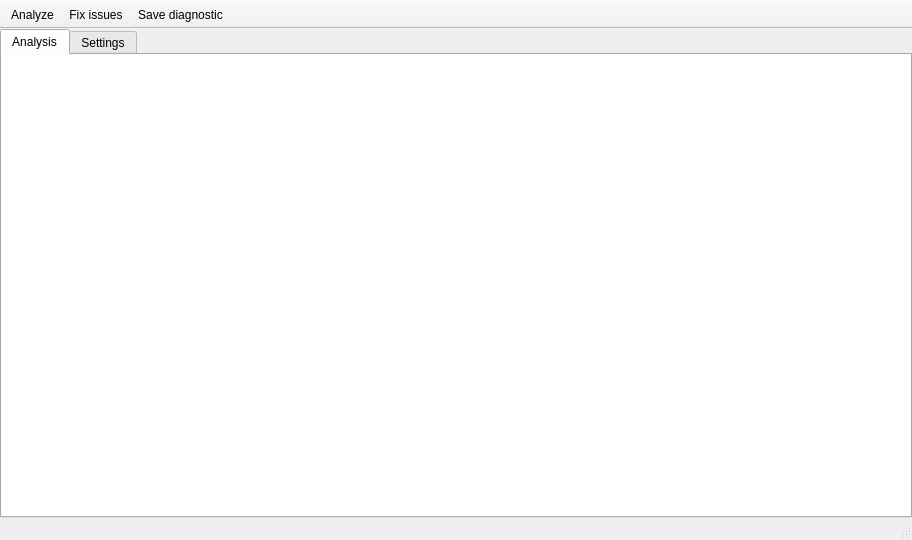
<?xml version="1.0" encoding="UTF-8"?>
<ui version="4.0">
 <class>MainWindow</class>
 <widget class="QMainWindow" name="MainWindow">
  <property name="geometry">
   <rect>
    <x>0</x>
    <y>0</y>
    <width>912</width>
    <height>540</height>
   </rect>
  </property>
  <property name="windowTitle">
   <string>Grid Analysis Dialog</string>
  </property>
  <property name="windowIcon">
   <iconset resource="icons.qrc">
    <normaloff>:/icons/icons/inputs_analysis 2.png</normaloff>:/icons/icons/inputs_analysis 2.png</iconset>
  </property>
  <widget class="QWidget" name="centralwidget">
   <layout class="QVBoxLayout" name="verticalLayout_2">
    <property name="leftMargin">
     <number>0</number>
    </property>
    <property name="topMargin">
     <number>0</number>
    </property>
    <property name="rightMargin">
     <number>0</number>
    </property>
    <property name="bottomMargin">
     <number>0</number>
    </property>
    <item>
     <widget class="QTabWidget" name="tabWidget">
      <property name="currentIndex">
       <number>0</number>
      </property>
      <widget class="QWidget" name="tab">
       <attribute name="icon">
        <iconset resource="icons.qrc">
         <normaloff>:/icons/icons/inputs_analysis 2.png</normaloff>:/icons/icons/inputs_analysis 2.png</iconset>
       </attribute>
       <attribute name="title">
        <string>Analysis</string>
       </attribute>
       <layout class="QVBoxLayout" name="verticalLayout">
        <property name="leftMargin">
         <number>0</number>
        </property>
        <property name="topMargin">
         <number>0</number>
        </property>
        <property name="rightMargin">
         <number>0</number>
        </property>
        <property name="bottomMargin">
         <number>0</number>
        </property>
        <item>
         <widget class="QTreeView" name="logsTreeView">
          <property name="frameShape">
           <enum>QFrame::NoFrame</enum>
          </property>
         </widget>
        </item>
       </layout>
      </widget>
      <widget class="QWidget" name="tab_2">
       <attribute name="icon">
        <iconset resource="icons.qrc">
         <normaloff>:/icons/icons/gear.png</normaloff>:/icons/icons/gear.png</iconset>
       </attribute>
       <attribute name="title">
        <string>Settings</string>
       </attribute>
       <layout class="QHBoxLayout" name="horizontalLayout">
        <item>
         <widget class="QFrame" name="frame">
          <property name="maximumSize">
           <size>
            <width>400</width>
            <height>16777215</height>
           </size>
          </property>
          <property name="frameShape">
           <enum>QFrame::NoFrame</enum>
          </property>
          <property name="frameShadow">
           <enum>QFrame::Raised</enum>
          </property>
          <layout class="QGridLayout" name="gridLayout">
           <item row="3" column="0">
            <widget class="QLabel" name="label_4">
             <property name="palette">
              <palette>
               <active>
                <colorrole role="WindowText">
                 <brush brushstyle="SolidPattern">
                  <color alpha="255">
                   <red>119</red>
                   <green>118</green>
                   <blue>123</blue>
                  </color>
                 </brush>
                </colorrole>
                <colorrole role="Text">
                 <brush brushstyle="SolidPattern">
                  <color alpha="255">
                   <red>119</red>
                   <green>118</green>
                   <blue>123</blue>
                  </color>
                 </brush>
                </colorrole>
                <colorrole role="ButtonText">
                 <brush brushstyle="SolidPattern">
                  <color alpha="255">
                   <red>119</red>
                   <green>118</green>
                   <blue>123</blue>
                  </color>
                 </brush>
                </colorrole>
               </active>
               <inactive>
                <colorrole role="WindowText">
                 <brush brushstyle="SolidPattern">
                  <color alpha="255">
                   <red>0</red>
                   <green>0</green>
                   <blue>0</blue>
                  </color>
                 </brush>
                </colorrole>
                <colorrole role="Text">
                 <brush brushstyle="SolidPattern">
                  <color alpha="255">
                   <red>0</red>
                   <green>0</green>
                   <blue>0</blue>
                  </color>
                 </brush>
                </colorrole>
                <colorrole role="ButtonText">
                 <brush brushstyle="SolidPattern">
                  <color alpha="255">
                   <red>0</red>
                   <green>0</green>
                   <blue>0</blue>
                  </color>
                 </brush>
                </colorrole>
               </inactive>
               <disabled>
                <colorrole role="WindowText">
                 <brush brushstyle="SolidPattern">
                  <color alpha="255">
                   <red>190</red>
                   <green>190</green>
                   <blue>190</blue>
                  </color>
                 </brush>
                </colorrole>
                <colorrole role="Text">
                 <brush brushstyle="SolidPattern">
                  <color alpha="255">
                   <red>190</red>
                   <green>190</green>
                   <blue>190</blue>
                  </color>
                 </brush>
                </colorrole>
                <colorrole role="ButtonText">
                 <brush brushstyle="SolidPattern">
                  <color alpha="255">
                   <red>190</red>
                   <green>190</green>
                   <blue>190</blue>
                  </color>
                 </brush>
                </colorrole>
               </disabled>
              </palette>
             </property>
             <property name="font">
              <font>
               <pointsize>14</pointsize>
               <bold>true</bold>
              </font>
             </property>
             <property name="text">
              <string>Transformers</string>
             </property>
            </widget>
           </item>
           <item row="11" column="0">
            <widget class="QLabel" name="label_5">
             <property name="toolTip">
              <string>VCC: Short circuit voltage from the short circuit study</string>
             </property>
             <property name="text">
              <string>VCC </string>
             </property>
            </widget>
           </item>
           <item row="11" column="2">
            <widget class="QDoubleSpinBox" name="transformerVccMaxSpinBox">
             <property name="suffix">
              <string> %</string>
             </property>
             <property name="decimals">
              <number>1</number>
             </property>
             <property name="value">
              <double>20.000000000000000</double>
             </property>
            </widget>
           </item>
           <item row="1" column="0">
            <widget class="QLabel" name="label">
             <property name="text">
              <string>Voltage set point</string>
             </property>
            </widget>
           </item>
           <item row="9" column="1" colspan="2">
            <widget class="QDoubleSpinBox" name="virtualTapToleranceSpinBox">
             <property name="toolTip">
              <string>This is the tolerance for the difference between a transformer winding nominal voltage and the nominal voltage of the bus it is connected to.</string>
             </property>
             <property name="suffix">
              <string> %</string>
             </property>
             <property name="decimals">
              <number>1</number>
             </property>
             <property name="maximum">
              <double>9999.000000000000000</double>
             </property>
             <property name="value">
              <double>10.000000000000000</double>
             </property>
            </widget>
           </item>
           <item row="7" column="0">
            <widget class="QLabel" name="label_3">
             <property name="text">
              <string>Tap angles</string>
             </property>
            </widget>
           </item>
           <item row="0" column="0">
            <widget class="QLabel" name="label_12">
             <property name="palette">
              <palette>
               <active>
                <colorrole role="WindowText">
                 <brush brushstyle="SolidPattern">
                  <color alpha="255">
                   <red>119</red>
                   <green>118</green>
                   <blue>123</blue>
                  </color>
                 </brush>
                </colorrole>
                <colorrole role="Text">
                 <brush brushstyle="SolidPattern">
                  <color alpha="255">
                   <red>119</red>
                   <green>118</green>
                   <blue>123</blue>
                  </color>
                 </brush>
                </colorrole>
                <colorrole role="ButtonText">
                 <brush brushstyle="SolidPattern">
                  <color alpha="255">
                   <red>119</red>
                   <green>118</green>
                   <blue>123</blue>
                  </color>
                 </brush>
                </colorrole>
               </active>
               <inactive>
                <colorrole role="WindowText">
                 <brush brushstyle="SolidPattern">
                  <color alpha="255">
                   <red>0</red>
                   <green>0</green>
                   <blue>0</blue>
                  </color>
                 </brush>
                </colorrole>
                <colorrole role="Text">
                 <brush brushstyle="SolidPattern">
                  <color alpha="255">
                   <red>0</red>
                   <green>0</green>
                   <blue>0</blue>
                  </color>
                 </brush>
                </colorrole>
                <colorrole role="ButtonText">
                 <brush brushstyle="SolidPattern">
                  <color alpha="255">
                   <red>0</red>
                   <green>0</green>
                   <blue>0</blue>
                  </color>
                 </brush>
                </colorrole>
               </inactive>
               <disabled>
                <colorrole role="WindowText">
                 <brush brushstyle="SolidPattern">
                  <color alpha="255">
                   <red>190</red>
                   <green>190</green>
                   <blue>190</blue>
                  </color>
                 </brush>
                </colorrole>
                <colorrole role="Text">
                 <brush brushstyle="SolidPattern">
                  <color alpha="255">
                   <red>190</red>
                   <green>190</green>
                   <blue>190</blue>
                  </color>
                 </brush>
                </colorrole>
                <colorrole role="ButtonText">
                 <brush brushstyle="SolidPattern">
                  <color alpha="255">
                   <red>190</red>
                   <green>190</green>
                   <blue>190</blue>
                  </color>
                 </brush>
                </colorrole>
               </disabled>
              </palette>
             </property>
             <property name="font">
              <font>
               <pointsize>14</pointsize>
               <bold>true</bold>
              </font>
             </property>
             <property name="text">
              <string>Generators</string>
             </property>
            </widget>
           </item>
           <item row="2" column="0">
            <widget class="QLabel" name="label_11">
             <property name="text">
              <string/>
             </property>
            </widget>
           </item>
           <item row="15" column="1" colspan="2">
            <spacer name="verticalSpacer">
             <property name="orientation">
              <enum>Qt::Vertical</enum>
             </property>
             <property name="sizeHint" stdset="0">
              <size>
               <width>20</width>
               <height>94</height>
              </size>
             </property>
            </spacer>
           </item>
           <item row="7" column="2">
            <widget class="QDoubleSpinBox" name="transformerTapAngleMaxSpinBox">
             <property name="minimum">
              <double>-99.000000000000000</double>
             </property>
             <property name="value">
              <double>3.140000000000000</double>
             </property>
            </widget>
           </item>
           <item row="7" column="1">
            <widget class="QDoubleSpinBox" name="transformerTapAngleMinSpinBox">
             <property name="minimum">
              <double>-99999.000000000000000</double>
             </property>
             <property name="maximum">
              <double>99999.000000000000000</double>
             </property>
             <property name="value">
              <double>-3.140000000000000</double>
             </property>
            </widget>
           </item>
           <item row="5" column="0">
            <widget class="QLabel" name="label_2">
             <property name="text">
              <string>Tap module</string>
             </property>
            </widget>
           </item>
           <item row="14" column="0">
            <widget class="QLabel" name="label_15">
             <property name="toolTip">
              <string>Percentual difference between the nominal voltages at both sides of a line</string>
             </property>
             <property name="text">
              <string>Vnom difference</string>
             </property>
            </widget>
           </item>
           <item row="5" column="1">
            <widget class="QDoubleSpinBox" name="transformerTapModuleMinSpinBox">
             <property name="value">
              <double>0.950000000000000</double>
             </property>
            </widget>
           </item>
           <item row="14" column="1" colspan="2">
            <widget class="QDoubleSpinBox" name="lineNominalVoltageToleranceSpinBox">
             <property name="toolTip">
              <string>Percentual difference between the nominal voltages at both sides of a line</string>
             </property>
             <property name="suffix">
              <string> %</string>
             </property>
             <property name="decimals">
              <number>1</number>
             </property>
             <property name="maximum">
              <double>9999.000000000000000</double>
             </property>
             <property name="value">
              <double>10.000000000000000</double>
             </property>
            </widget>
           </item>
           <item row="12" column="1">
            <widget class="QLabel" name="label_13">
             <property name="text">
              <string/>
             </property>
            </widget>
           </item>
           <item row="13" column="0">
            <widget class="QLabel" name="label_14">
             <property name="palette">
              <palette>
               <active>
                <colorrole role="WindowText">
                 <brush brushstyle="SolidPattern">
                  <color alpha="255">
                   <red>119</red>
                   <green>118</green>
                   <blue>123</blue>
                  </color>
                 </brush>
                </colorrole>
                <colorrole role="Text">
                 <brush brushstyle="SolidPattern">
                  <color alpha="255">
                   <red>119</red>
                   <green>118</green>
                   <blue>123</blue>
                  </color>
                 </brush>
                </colorrole>
                <colorrole role="ButtonText">
                 <brush brushstyle="SolidPattern">
                  <color alpha="255">
                   <red>119</red>
                   <green>118</green>
                   <blue>123</blue>
                  </color>
                 </brush>
                </colorrole>
               </active>
               <inactive>
                <colorrole role="WindowText">
                 <brush brushstyle="SolidPattern">
                  <color alpha="255">
                   <red>0</red>
                   <green>0</green>
                   <blue>0</blue>
                  </color>
                 </brush>
                </colorrole>
                <colorrole role="Text">
                 <brush brushstyle="SolidPattern">
                  <color alpha="255">
                   <red>0</red>
                   <green>0</green>
                   <blue>0</blue>
                  </color>
                 </brush>
                </colorrole>
                <colorrole role="ButtonText">
                 <brush brushstyle="SolidPattern">
                  <color alpha="255">
                   <red>0</red>
                   <green>0</green>
                   <blue>0</blue>
                  </color>
                 </brush>
                </colorrole>
               </inactive>
               <disabled>
                <colorrole role="WindowText">
                 <brush brushstyle="SolidPattern">
                  <color alpha="255">
                   <red>190</red>
                   <green>190</green>
                   <blue>190</blue>
                  </color>
                 </brush>
                </colorrole>
                <colorrole role="Text">
                 <brush brushstyle="SolidPattern">
                  <color alpha="255">
                   <red>190</red>
                   <green>190</green>
                   <blue>190</blue>
                  </color>
                 </brush>
                </colorrole>
                <colorrole role="ButtonText">
                 <brush brushstyle="SolidPattern">
                  <color alpha="255">
                   <red>190</red>
                   <green>190</green>
                   <blue>190</blue>
                  </color>
                 </brush>
                </colorrole>
               </disabled>
              </palette>
             </property>
             <property name="font">
              <font>
               <pointsize>14</pointsize>
               <bold>true</bold>
              </font>
             </property>
             <property name="text">
              <string>Lines</string>
             </property>
            </widget>
           </item>
           <item row="9" column="0">
            <widget class="QLabel" name="label_6">
             <property name="text">
              <string>Virtual tap tolerance</string>
             </property>
            </widget>
           </item>
           <item row="1" column="2">
            <widget class="QDoubleSpinBox" name="genVsetMaxSpinBox">
             <property name="value">
              <double>1.050000000000000</double>
             </property>
            </widget>
           </item>
           <item row="11" column="1">
            <widget class="QDoubleSpinBox" name="transformerVccMinSpinBox">
             <property name="suffix">
              <string> %</string>
             </property>
             <property name="decimals">
              <number>1</number>
             </property>
             <property name="minimum">
              <double>0.000000000000000</double>
             </property>
             <property name="maximum">
              <double>100.000000000000000</double>
             </property>
             <property name="value">
              <double>1.000000000000000</double>
             </property>
            </widget>
           </item>
           <item row="1" column="1">
            <widget class="QDoubleSpinBox" name="genVsetMinSpinBox">
             <property name="value">
              <double>0.950000000000000</double>
             </property>
            </widget>
           </item>
           <item row="5" column="2">
            <widget class="QDoubleSpinBox" name="transformerTapModuleMaxSpinBox">
             <property name="value">
              <double>1.050000000000000</double>
             </property>
            </widget>
           </item>
           <item row="16" column="0" colspan="3">
            <widget class="QCheckBox" name="fixTimeSeriesCheckBox">
             <property name="text">
              <string>Analyze / Fix time series values</string>
             </property>
             <property name="checked">
              <bool>true</bool>
             </property>
            </widget>
           </item>
          </layout>
         </widget>
        </item>
        <item>
         <widget class="QFrame" name="frame_2">
          <property name="frameShape">
           <enum>QFrame::NoFrame</enum>
          </property>
          <property name="frameShadow">
           <enum>QFrame::Raised</enum>
          </property>
          <layout class="QGridLayout" name="gridLayout_2">
           <item row="1" column="0">
            <widget class="QLabel" name="label_8">
             <property name="text">
              <string>Active power imbalance</string>
             </property>
            </widget>
           </item>
           <item row="3" column="0">
            <spacer name="verticalSpacer_2">
             <property name="orientation">
              <enum>Qt::Vertical</enum>
             </property>
             <property name="sizeHint" stdset="0">
              <size>
               <width>20</width>
               <height>373</height>
              </size>
             </property>
            </spacer>
           </item>
           <item row="0" column="0">
            <widget class="QLabel" name="label_16">
             <property name="palette">
              <palette>
               <active>
                <colorrole role="WindowText">
                 <brush brushstyle="SolidPattern">
                  <color alpha="255">
                   <red>119</red>
                   <green>118</green>
                   <blue>123</blue>
                  </color>
                 </brush>
                </colorrole>
                <colorrole role="Text">
                 <brush brushstyle="SolidPattern">
                  <color alpha="255">
                   <red>119</red>
                   <green>118</green>
                   <blue>123</blue>
                  </color>
                 </brush>
                </colorrole>
                <colorrole role="ButtonText">
                 <brush brushstyle="SolidPattern">
                  <color alpha="255">
                   <red>119</red>
                   <green>118</green>
                   <blue>123</blue>
                  </color>
                 </brush>
                </colorrole>
               </active>
               <inactive>
                <colorrole role="WindowText">
                 <brush brushstyle="SolidPattern">
                  <color alpha="255">
                   <red>0</red>
                   <green>0</green>
                   <blue>0</blue>
                  </color>
                 </brush>
                </colorrole>
                <colorrole role="Text">
                 <brush brushstyle="SolidPattern">
                  <color alpha="255">
                   <red>0</red>
                   <green>0</green>
                   <blue>0</blue>
                  </color>
                 </brush>
                </colorrole>
                <colorrole role="ButtonText">
                 <brush brushstyle="SolidPattern">
                  <color alpha="255">
                   <red>0</red>
                   <green>0</green>
                   <blue>0</blue>
                  </color>
                 </brush>
                </colorrole>
               </inactive>
               <disabled>
                <colorrole role="WindowText">
                 <brush brushstyle="SolidPattern">
                  <color alpha="255">
                   <red>190</red>
                   <green>190</green>
                   <blue>190</blue>
                  </color>
                 </brush>
                </colorrole>
                <colorrole role="Text">
                 <brush brushstyle="SolidPattern">
                  <color alpha="255">
                   <red>190</red>
                   <green>190</green>
                   <blue>190</blue>
                  </color>
                 </brush>
                </colorrole>
                <colorrole role="ButtonText">
                 <brush brushstyle="SolidPattern">
                  <color alpha="255">
                   <red>190</red>
                   <green>190</green>
                   <blue>190</blue>
                  </color>
                 </brush>
                </colorrole>
               </disabled>
              </palette>
             </property>
             <property name="font">
              <font>
               <pointsize>14</pointsize>
               <bold>true</bold>
              </font>
             </property>
             <property name="text">
              <string>System</string>
             </property>
            </widget>
           </item>
           <item row="1" column="1">
            <widget class="QDoubleSpinBox" name="activePowerImbalanceSpinBox">
             <property name="suffix">
              <string> %</string>
             </property>
             <property name="decimals">
              <number>1</number>
             </property>
             <property name="maximum">
              <double>999.000000000000000</double>
             </property>
             <property name="value">
              <double>3.000000000000000</double>
             </property>
            </widget>
           </item>
          </layout>
         </widget>
        </item>
        <item>
         <spacer name="horizontalSpacer">
          <property name="orientation">
           <enum>Qt::Horizontal</enum>
          </property>
          <property name="sizeHint" stdset="0">
           <size>
            <width>565</width>
            <height>20</height>
           </size>
          </property>
         </spacer>
        </item>
       </layout>
      </widget>
     </widget>
    </item>
   </layout>
  </widget>
  <widget class="QStatusBar" name="statusbar"/>
  <widget class="QToolBar" name="toolBar">
   <property name="windowTitle">
    <string>toolBar</string>
   </property>
   <property name="movable">
    <bool>false</bool>
   </property>
   <attribute name="toolBarArea">
    <enum>TopToolBarArea</enum>
   </attribute>
   <attribute name="toolBarBreak">
    <bool>false</bool>
   </attribute>
   <addaction name="actionAnalyze"/>
   <addaction name="actionFix_issues"/>
   <addaction name="actionSave_diagnostic"/>
  </widget>
  <action name="actionSave_diagnostic">
   <property name="icon">
    <iconset resource="icons.qrc">
     <normaloff>:/icons/icons/savec.png</normaloff>:/icons/icons/savec.png</iconset>
   </property>
   <property name="text">
    <string>Save diagnostic</string>
   </property>
  </action>
  <action name="actionFix_issues">
   <property name="icon">
    <iconset resource="icons.qrc">
     <normaloff>:/icons/icons/fix.png</normaloff>:/icons/icons/fix.png</iconset>
   </property>
   <property name="text">
    <string>Fix issues</string>
   </property>
  </action>
  <action name="actionAnalyze">
   <property name="icon">
    <iconset resource="icons.qrc">
     <normaloff>:/icons/icons/inputs_analysis 2.png</normaloff>:/icons/icons/inputs_analysis 2.png</iconset>
   </property>
   <property name="text">
    <string>Analyze</string>
   </property>
   <property name="toolTip">
    <string>Analyze the grid data</string>
   </property>
  </action>
 </widget>
 <resources>
  <include location="icons.qrc"/>
 </resources>
 <connections/>
</ui>
